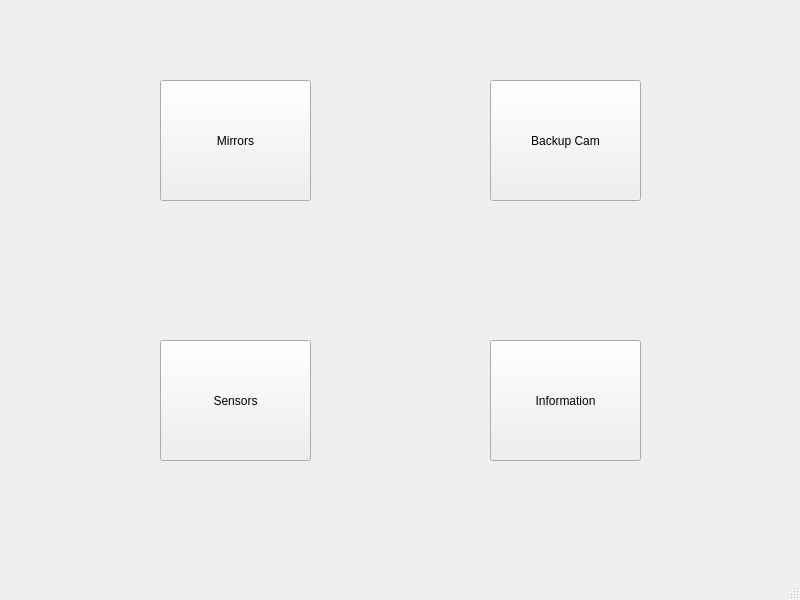
<?xml version="1.0" encoding="UTF-8"?>
<ui version="4.0">
 <class>MainWindow</class>
 <widget class="QMainWindow" name="MainWindow">
  <property name="geometry">
   <rect>
    <x>0</x>
    <y>0</y>
    <width>800</width>
    <height>600</height>
   </rect>
  </property>
  <property name="windowTitle">
   <string>MainWindow</string>
  </property>
  <widget class="QWidget" name="centralwidget">
   <widget class="QPushButton" name="btnMirror">
    <property name="geometry">
     <rect>
      <x>160</x>
      <y>80</y>
      <width>151</width>
      <height>121</height>
     </rect>
    </property>
    <property name="text">
     <string>Mirrors</string>
    </property>
   </widget>
   <widget class="QPushButton" name="btnBackup">
    <property name="geometry">
     <rect>
      <x>490</x>
      <y>80</y>
      <width>151</width>
      <height>121</height>
     </rect>
    </property>
    <property name="text">
     <string>Backup Cam</string>
    </property>
   </widget>
   <widget class="QPushButton" name="btnInformation">
    <property name="geometry">
     <rect>
      <x>490</x>
      <y>340</y>
      <width>151</width>
      <height>121</height>
     </rect>
    </property>
    <property name="text">
     <string>Information</string>
    </property>
   </widget>
   <widget class="QPushButton" name="btnSensors">
    <property name="geometry">
     <rect>
      <x>160</x>
      <y>340</y>
      <width>151</width>
      <height>121</height>
     </rect>
    </property>
    <property name="text">
     <string>Sensors</string>
    </property>
   </widget>
  </widget>
  <widget class="QMenuBar" name="menubar">
   <property name="geometry">
    <rect>
     <x>0</x>
     <y>0</y>
     <width>800</width>
     <height>22</height>
    </rect>
   </property>
  </widget>
  <widget class="QStatusBar" name="statusbar"/>
 </widget>
 <resources/>
 <connections/>
</ui>
